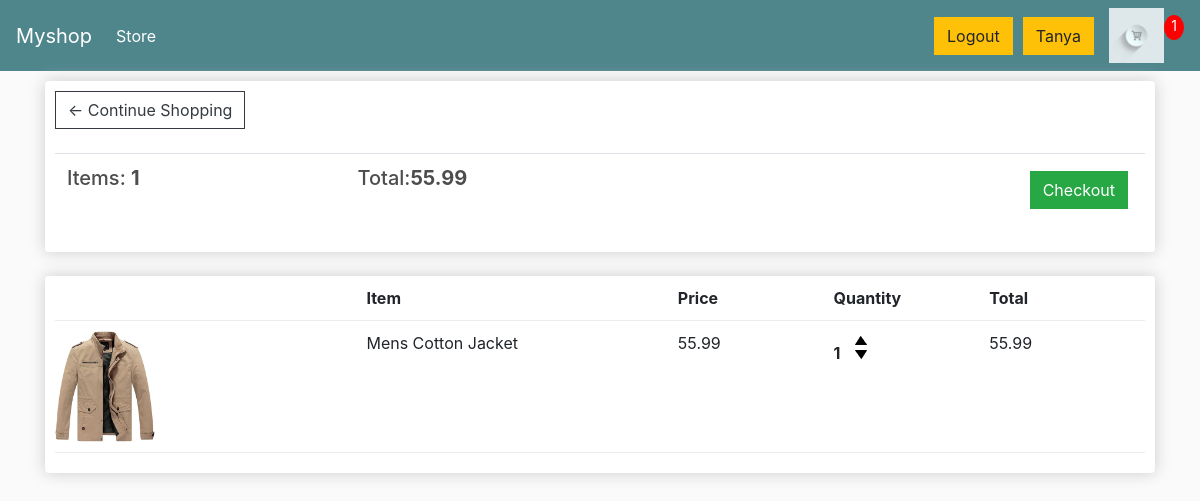
The app's page /cart/ (signed in) with its own data.
### products/models.py (models this page shows, shortened)
class Order(models.Model):
    customer=models.ForeignKey(User, null=True, blank=True, on_delete=models.SET_NULL)
    date_ordered=models.DateTimeField(auto_now_add=True)
    complete=models.BooleanField(default=False)
    transaction_id=models.CharField(max_length=100)
    @property
    def get_cart_total(self):
        orderitems=self.orderitem_set.all()
        total=sum([item.get_total for item in orderitems])
        return total
    @property
    def get_cart_items(self):
        orderitems=self.orderitem_set.all()
        total=sum([item.quantity for item in orderitems])
        return total

class OrderItem(models.Model):
    product= models.ForeignKey(Product, null=True, blank=True, on_delete=models.SET_NULL)
    order=models.ForeignKey(Order,null=True, blank=True, on_delete=models.SET_NULL)
    quantity= models.IntegerField(default=0,null=True,blank=True)
    date_added= models.DateTimeField(auto_now_add=True)
    @property
    def get_total(self):
        total=self.product.price * self.quantity
        return total

class Product(models.Model):
    name= models.CharField(max_length=200, null=True)
    price= models.FloatField()
    image=models.ImageField(null=True,blank=True)
    @property
    def imageURL(self):
        try:
            url=self.image.url
        except:
            url=''
        return url

### products/views.py (the view)
# urls.py: path('cart/', views.cart,name="cart"),
def cart(request):
    if request.user.is_authenticated:
        customer=request.user
        order, created=Order.objects.get_or_create(customer=customer,complete=False)
        items=order.orderitem_set.all()
        cartItems=order.get_cart_items
    else:
        items=[]
        order={'get_cart_total':0 , 'get_cart_items':0,'shipping':False}
        cartItems=order['get_cart_items']
    context={'items':items, 'order':order,'cartItems':cartItems}
    return render(request,'cart.html', context)

### products/templates/cart.html
{% extends 'main.html' %}
{% load static %}
{% block content %}
	<div class="row">
		<div class="col-lg-12">
			<div class="box-element">
				<a  class="btn btn-outline-dark" href="{% url 'store' %}">&#x2190; Continue Shopping</a>
				<br>
				<br>
				<table class="table">
					<tr>
						<th><h5>Items: <strong>{{order.get_cart_items}}</strong></h5></th>
						<th><h5>Total:<strong>{{order.get_cart_total}}</strong></h5></th>
						<th>
							<a  style="float:right; margin:5px;" class="btn btn-success" href="{% url 'checkout' %}">Checkout</a>
						</th>
					</tr>
				</table>
			</div>
			<br>
			<div class="box-element">
				<div class="cart-row">
					<div style="flex:2"></div>
					<div style="flex:2"><strong>Item</strong></div>
					<div style="flex:1"><strong>Price</strong></div>
					<div style="flex:1"><strong>Quantity</strong></div>
					<div style="flex:1"><strong>Total</strong></div>
				</div>
				{% for item in items%}
				<div class="cart-row">
					<div style="flex:2"><img class="row-image" src="{{item.product.imageURL}}"></div>
					<div style="flex:2"><p>{{item.product.name}}</p></div>
					<div style="flex:1"><p>{{item.product.price}}</p></div>
					<div style="flex:1">
						<p class="quantity">{{item.quantity}}</p>
						<div class="quantity">
							<img data-product="{{item.product.id}}" data-action="add" class="chg-quantity update-cart" src="{% static  'images/3+arrow-up.png' %}">
							<img data-product="{{item.product.id}}" data-action="remove" class="chg-quantity update-cart" src="{% static  'images/2+arrow-down.png' %}">
						</div>
					</div>
					<div style="flex:1"><p>{{item.get_total}}</p></div>
				</div>
				{% endfor %}
			</div>
		</div>
	</div>
{% endblock content %}

### products/templates/main.html (shortened to what this page needs)
<!DOCTYPE html>
{% load static %}
<html>
<head>
	<link rel="stylesheet" href="https://stackpath.bootstrapcdn.com/bootstrap/4.4.1/css/bootstrap.min.css">
	<link rel="stylesheet" type="text/css" href="{% static 'css/main.css' %}">
</head>
<body>
    <nav class="navbar navbar-expand-lg navbar-dark bg-dark">
        <a class="navbar-brand" href="{% url 'store' %}">Myshop</a>
        <div class="collapse navbar-collapse" id="navbarSupportedContent">
          <ul class="navbar-nav mr-auto">
            <li class="nav-item active">
              <a class="nav-link" href="{% url 'store' %}">Store <span class="sr-only">(current)</span></a>
            </li>
          </ul>
          {%if user.is_authenticated %}
            <div class="form-inline my-2 my-lg-0" >
            <a href="{%url 'logout'%}"class="btn btn-warning" style="margin-right: 10px;">Logout</a>
          {% else %}
            <div class="form-inline my-2 my-lg-0" >
            <a href="{%url 'login'%}"class="btn btn-warning" style="margin-right: 10px;">Login</a>
          {%endif%}
          <div class="form-inline my-2 my-lg-0">
                 <a href="#"class="btn btn-warning">{{user}}</a>
                   <a href="{% url 'cart' %}">
                     <img  id="cart-icon" src="{% static 'images/icon-1415760_1920.png' %}">
                   </a>
                  <p id="cart-total">{{cartItems}}</p>
               </div>
        </div>
      </nav>
    <div class="container">
        {% block content %}
        {% endblock content %}
    </div>
</body>
</html>

### static/css/main.css (style rules this page uses)
body { background-color: hsl(0, 0%, 98%); }
h1,h2,h3,h4,h5,h6 { color:hsl(0, 0%, 30%); }
.box-element { box-shadow:hsl(0, 0%, 80%) 0 0 16px; background-color: #fff; border-radius: 4px; padding: 10px; }
.bg-dark { background-color: #4f868c!important; }
#cart-icon { width:55px; display: inline-block; margin-left: 15px; }
#cart-total { display: block; text-align: center; color:#fff; background-color: red; width: 20px; height: 25px; border-radius: 50%; font-size: 14px; }
.col-lg-4, .col-lg-6, .col-lg-8, .col-lg-12 { margin-top: 10px; }
.btn { border-radius: 0; }
.row-image { width: 100px; }
.cart-row { display: flex; align-items: flex-stretch; padding-bottom: 10px; margin-bottom: 10px; border-bottom: 1px solid #ececec; }
.quantity { display: inline-block; font-weight: 700; padding-right:10px; }
.chg-quantity { width: 12px; cursor: pointer; display: block; margin-top: 5px; transition:.1s; }

### records on screen
Order: get_cart_items "1", get_cart_total "55.99"
OrderItem: product.imageURL (picture), product.name "Mens Cotton Jacket", product.price "55.99", quantity "1", get_total "55.99"

### other values on screen
{{ user }} "Tanya"
{{ cartItems }} "1"
